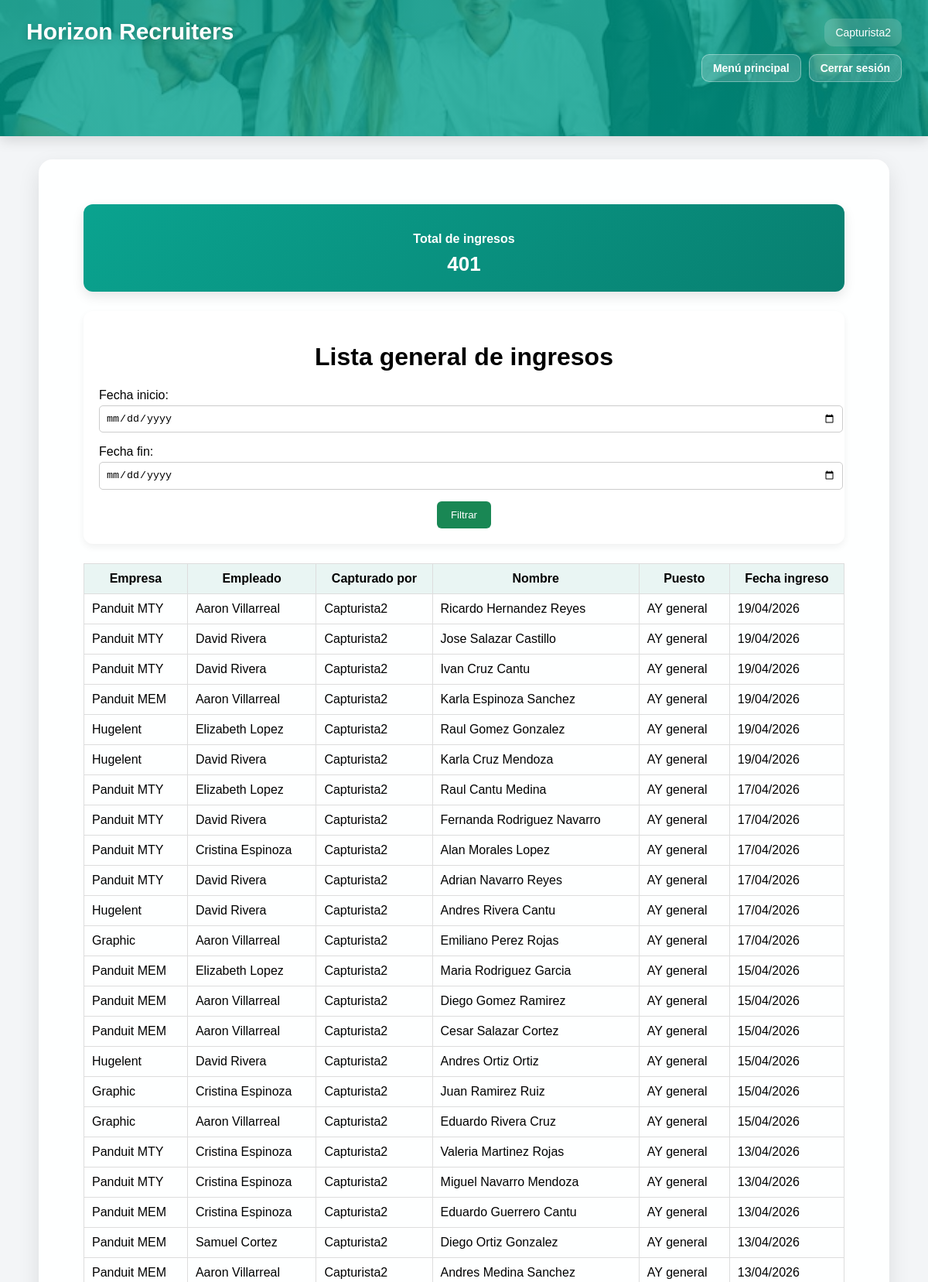
Screenshot of /ingresos/ (signed in, upper part) with the database file from the repository.
### core/models.py (models this page shows, shortened)
class Ingreso(models.Model):
    empresa = models.ForeignKey(Empresa, on_delete=models.CASCADE)
    empleado = models.ForeignKey(Empleado, on_delete=models.CASCADE)
    capturado_por = models.ForeignKey(User, on_delete=models.SET_NULL, null=True, blank=True)
    puesto = models.CharField(max_length=100)
    nombre_completo = models.CharField(max_length=150)
    curp = models.CharField(max_length=18)
    telefono = models.CharField(max_length=15)
    fecha_entrevista = models.DateField()
    fecha_ingreso = models.DateField()
    monto_estimado = models.DecimalField(max_digits=10, decimal_places=2)

class Empresa(models.Model):
    nombre = models.CharField(max_length=100)
    monto_nomina = models.DecimalField(max_digits=10, decimal_places=2)
    monto_factura = models.DecimalField(max_digits=10, decimal_places=2)

class Empleado(models.Model):
    nombre = models.CharField(max_length=100)
    telefono = models.CharField(max_length=15)

### core/views.py (the view)
# urls.py: path('ingresos/', lista_ingresos, name='lista_ingresos'),
@login_required
def lista_ingresos(request):
    mostrar_costos = False
    if (
        request.user.is_superuser
        or request.user.groups.filter(name='nomina').exists()
        or request.user.groups.filter(name='facturacion').exists()
    ):
        mostrar_costos = True
    fecha_inicio = request.GET.get('fecha_inicio')
    fecha_fin = request.GET.get('fecha_fin')
    ingresos = Ingreso.objects.all().order_by('-fecha_ingreso', '-id')
    if fecha_inicio and fecha_fin:
        ingresos = ingresos.filter(fecha_ingreso__range=[fecha_inicio, fecha_fin])
    total_ingresos = ingresos.count()
    total_nomina = 0
    total_factura = 0
    for ingreso in ingresos:
        total_nomina += ingreso.empresa.monto_nomina
        total_factura += ingreso.empresa.monto_factura
    return render(request, 'core/lista_ingresos.html', {
        'ingresos': ingresos,
        'mostrar_costos': mostrar_costos,
        'fecha_inicio': fecha_inicio,
        'fecha_fin': fecha_fin,
        'total_ingresos': total_ingresos,
        'total_nomina': total_nomina,
        'total_factura': total_factura,
    })

### core/templates/core/lista_ingresos.html (shortened to what this page needs)
{% extends 'core/base.html' %}
{% block content %}
<div class="contenedor">
    <div class="resumen-grid">
        <div class="resumen-card">
            <h3>Total de ingresos</h3>
            <p>{{ total_ingresos }}</p>
        </div>
    </div>
    <div class="seccion">
        <h1>Lista general de ingresos</h1>
        <form method="get">
            <p>
                <label>Fecha inicio:</label>
                <input type="date" name="fecha_inicio" value="{{ fecha_inicio|default:'' }}">
            </p>
            <p>
                <label>Fecha fin:</label>
                <input type="date" name="fecha_fin" value="{{ fecha_fin|default:'' }}">
            </p>
            <div class="acciones">
                <button type="submit">Filtrar</button>
            </div>
        </form>
    </div>
    <table>
        <tr>
            <th>Empresa</th>
            <th>Empleado</th>
            <th>Capturado por</th>
            <th>Nombre</th>
            <th>Puesto</th>
            <th>Fecha ingreso</th>
        </tr>
        {% for ingreso in ingresos %}
        <tr>
            <td>{{ ingreso.empresa.nombre }}</td>
            <td>{{ ingreso.empleado.nombre }}</td>
            <td>{{ ingreso.capturado_por.username|default:"-" }}</td>
            <td>{{ ingreso.nombre_completo }}</td>
            <td>{{ ingreso.puesto }}</td>
            <td>{{ ingreso.fecha_ingreso|date:"d/m/Y" }}</td>
        </tr>
        {% empty %}
        <tr>
            <td colspan="{% if mostrar_costos %}8{% else %}6{% endif %}">
                No hay ingresos registrados.
            </td>
        </tr>
        {% endfor %}
    </table>
</div>
{% endblock %}

### core/templates/core/base.html (shortened to what this page needs)
<!DOCTYPE html>
<html lang="es">
<head>
    {% load static %}
</head>
<body>
    <div class="header">
        <div class="empresa">Horizon Recruiters</div>
        <div class="usuario-panel">
            <div class="usuario">
                {{ request.user.username }}
            </div>
            <div class="header-botones">
                {% if request.resolver_match.url_name != 'dashboard' %}
                    <a href="{% url 'dashboard' %}" class="btn-header">Menú principal</a>
                {% endif %}
                <a href="{% url 'logout' %}" class="btn-header">Cerrar sesión</a>
           </div>
        </div>
    </div>
    <div class="contenedor">
        <div class="card">
            {% block content %}
            {% endblock %}
        </div>
    </div>
</body>
</html>

### core/templates/core/lista_ingresos.html (style rules this page uses)
.contenedor { max-width: 1100px; margin: auto; }
h1, h2 { text-align: center; }
.resumen-grid { display: grid; grid-template-columns: repeat(auto-fit, minmax(220px, 1fr)); gap: 15px; margin-bottom: 25px; }
.resumen-card { background: linear-gradient(135deg, #0aa38f, #087f70); color: white; padding: 20px; border-radius: 12px; box-shadow: 0 6px 15px rgba(0,0,0,0.1); text-align: center; }
.resumen-card h3 { margin-bottom: 8px; font-size: 16px; }
.resumen-card p { font-size: 26px; font-weight: bold; margin: 0; }
.seccion { background: #ffffff; padding: 20px; border-radius: 12px; box-shadow: 0 4px 10px rgba(0,0,0,0.06); margin-bottom: 25px; }
p { margin-bottom: 12px; }
input { width: 100%; padding: 8px; margin-top: 4px; border-radius: 5px; border: 1px solid #ccc; }
button { background: #198754; color: white; border: none; padding: 10px 18px; border-radius: 6px; cursor: pointer; }
.acciones { text-align: center; margin-top: 15px; }
table { width: 100%; border-collapse: collapse; margin-top: 25px; }
th, td { border: 1px solid #ddd; padding: 10px; }
th { background: #e9f5f3; }

### rows the page displays
Ingreso: empresa.nombre "Panduit MTY", empleado.nombre "Aaron Villarreal", capturado_por.username "Capturista2", nombre_completo "Ricardo Hernandez Reyes", puesto "AY general", fecha_ingreso "19/04/2026"
Ingreso: empresa.nombre "Panduit MTY", empleado.nombre "David Rivera", capturado_por.username "Capturista2", nombre_completo "Jose Salazar Castillo", puesto "AY general", fecha_ingreso "19/04/2026"
Ingreso: empresa.nombre "Panduit MTY", empleado.nombre "David Rivera", capturado_por.username "Capturista2", nombre_completo "Ivan Cruz Cantu", puesto "AY general", fecha_ingreso "19/04/2026"
Ingreso: empresa.nombre "Panduit MEM", empleado.nombre "Aaron Villarreal", capturado_por.username "Capturista2", nombre_completo "Karla Espinoza Sanchez", puesto "AY general", fecha_ingreso "19/04/2026"
Ingreso: empresa.nombre "Hugelent", empleado.nombre "Elizabeth Lopez", capturado_por.username "Capturista2", nombre_completo "Raul Gomez Gonzalez", puesto "AY general", fecha_ingreso "19/04/2026"
Ingreso: empresa.nombre "Hugelent", empleado.nombre "David Rivera", capturado_por.username "Capturista2", nombre_completo "Karla Cruz Mendoza", puesto "AY general", fecha_ingreso "19/04/2026"
Ingreso: empresa.nombre "Panduit MTY", empleado.nombre "Elizabeth Lopez", capturado_por.username "Capturista2", nombre_completo "Raul Cantu Medina", puesto "AY general", fecha_ingreso "17/04/2026"
Ingreso: empresa.nombre "Panduit MTY", empleado.nombre "David Rivera", capturado_por.username "Capturista2", nombre_completo "Fernanda Rodriguez Navarro", puesto "AY general", fecha_ingreso "17/04/2026"
Ingreso: empresa.nombre "Panduit MTY", empleado.nombre "Cristina Espinoza", capturado_por.username "Capturista2", nombre_completo "Alan Morales Lopez", puesto "AY general", fecha_ingreso "17/04/2026"
Ingreso: empresa.nombre "Panduit MTY", empleado.nombre "David Rivera", capturado_por.username "Capturista2", nombre_completo "Adrian Navarro Reyes", puesto "AY general", fecha_ingreso "17/04/2026"
Ingreso: empresa.nombre "Hugelent", empleado.nombre "David Rivera", capturado_por.username "Capturista2", nombre_completo "Andres Rivera Cantu", puesto "AY general", fecha_ingreso "17/04/2026"
Ingreso: empresa.nombre "Graphic", empleado.nombre "Aaron Villarreal", capturado_por.username "Capturista2", nombre_completo "Emiliano Perez Rojas", puesto "AY general", fecha_ingreso "17/04/2026"
Ingreso: empresa.nombre "Panduit MEM", empleado.nombre "Elizabeth Lopez", capturado_por.username "Capturista2", nombre_completo "Maria Rodriguez Garcia", puesto "AY general", fecha_ingreso "15/04/2026"
Ingreso: empresa.nombre "Panduit MEM", empleado.nombre "Aaron Villarreal", capturado_por.username "Capturista2", nombre_completo "Diego Gomez Ramirez", puesto "AY general", fecha_ingreso "15/04/2026"
Ingreso: empresa.nombre "Panduit MEM", empleado.nombre "Aaron Villarreal", capturado_por.username "Capturista2", nombre_completo "Cesar Salazar Cortez", puesto "AY general", fecha_ingreso "15/04/2026"
Ingreso: empresa.nombre "Hugelent", empleado.nombre "David Rivera", capturado_por.username "Capturista2", nombre_completo "Andres Ortiz Ortiz", puesto "AY general", fecha_ingreso "15/04/2026"
Ingreso: empresa.nombre "Graphic", empleado.nombre "Cristina Espinoza", capturado_por.username "Capturista2", nombre_completo "Juan Ramirez Ruiz", puesto "AY general", fecha_ingreso "15/04/2026"
Ingreso: empresa.nombre "Graphic", empleado.nombre "Aaron Villarreal", capturado_por.username "Capturista2", nombre_completo "Eduardo Rivera Cruz", puesto "AY general", fecha_ingreso "15/04/2026"
Ingreso: empresa.nombre "Panduit MTY", empleado.nombre "Cristina Espinoza", capturado_por.username "Capturista2", nombre_completo "Valeria Martinez Rojas", puesto "AY general", fecha_ingreso "13/04/2026"
Ingreso: empresa.nombre "Panduit MTY", empleado.nombre "Cristina Espinoza", capturado_por.username "Capturista2", nombre_completo "Miguel Navarro Mendoza", puesto "AY general", fecha_ingreso "13/04/2026"
Ingreso: empresa.nombre "Panduit MEM", empleado.nombre "Cristina Espinoza", capturado_por.username "Capturista2", nombre_completo "Eduardo Guerrero Cantu", puesto "AY general", fecha_ingreso "13/04/2026"
Ingreso: empresa.nombre "Panduit MEM", empleado.nombre "Samuel Cortez", capturado_por.username "Capturista2", nombre_completo "Diego Ortiz Gonzalez", puesto "AY general", fecha_ingreso "13/04/2026"
Ingreso: empresa.nombre "Panduit MEM", empleado.nombre "Aaron Villarreal", capturado_por.username "Capturista2", nombre_completo "Andres Medina Sanchez", puesto "AY general", fecha_ingreso "13/04/2026"

### other values shown
{{ request.user.username }} "Capturista2"
{{ total_ingresos }} "401"
